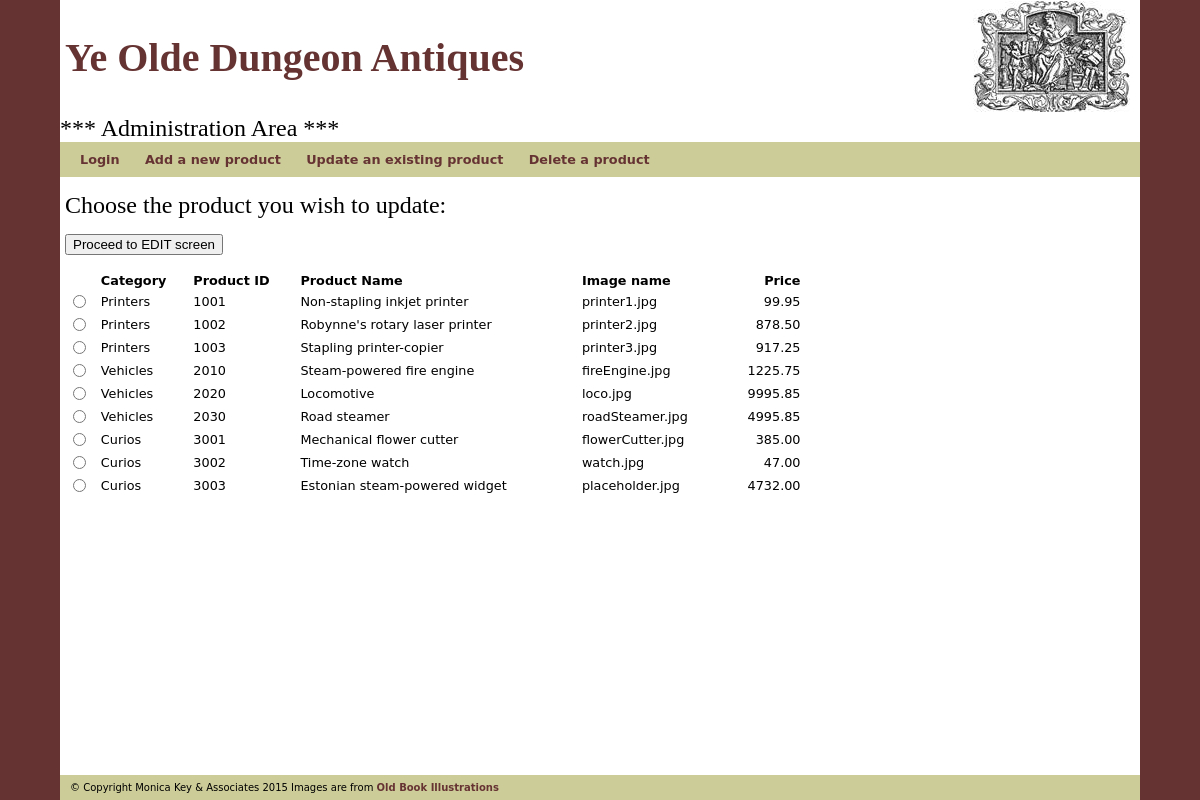
The page /antiques/public_html/web_admin/updateProduct.php (signed in) on the database its author committed.
### tables this page shows
CREATE TABLE Product (
	productID	integer(5) PRIMARY KEY NOT NULL,
	categoryID 	tinyint NOT NULL,
	pName		  varchar(40),
	pPrice		float(6,2),
	pImage		varchar(30) COMMENT 'image filename',
	FOREIGN KEY (categoryID) REFERENCES Category(categoryID)
);

CREATE TABLE Category (
	categoryID	tinyint PRIMARY KEY NOT NULL,
	cDesc		varchar(25)
);

### antiques/public_html/web_admin/updateProduct.php (the view, shortened to what this page needs)
<?php
	require('../../incAdmin/incHead.php');
	require_once('../../incAdmin/adminConnect.php');
?>
<h2>Choose the product you wish to update:</h2>
<?php
if ($_SESSION['loggedIn']) {
?>
<form id="frmUpdateProduct" method="post" action="updateProduct.php">
<p><br />
<input type="submit" name="cmdSubmit" id="cmdSubmit" value="Proceed to EDIT screen" />
  	<br /><br />
<?php
  $sql = 'SELECT c.cDesc, p.productID, p.pName, p.pPrice, p.pImage FROM Category as c, Product as p WHERE c.categoryID = p.categoryID';
  $stmt = $db->prepare($sql);
	$stmt->execute();
	$stmt->bind_result($cDesc, $productID, $pName, $pPrice, $pImage);
	print '<table width="70%">';
	print '<tr><th>&#160;</th>';
	print '<th class="leftText">Category</th>';
	print '<th class="leftText">Product ID</th>';
	print '<th class="leftText">Product Name</th>';
	print '<th class="leftText">Image name</th>';
	print '<th class="rightText">Price</th></tr>';
	while ($stmt->fetch()) {
	    print "\n<tr>";
		print '<td>';
			print '<input type="radio" name="rdoChooseRec" id="rdoChooseRec" value="' . $productID . '" />';
		print '</td>';
		print '<td>';
			print $cDesc;
		print '</td>';
		print '<td>';
			print $productID;
		print '</td>';
		print '<td>';
			print $pName;
		print '</td>';
		print '<td>';
			print $pImage;
		print '</td>';
		print '<td class="rightText">';
			printf("%0.2f", $pPrice);
		print '</td>';
	    print '</tr>';
	}
?>
</table>
</p>
</form>
<?php
}
else {
    	print 'ERROR: you are not authorised to access this page';
}
require('../../incAdmin/incFoot.php');
?>

### antiques/public_html/css/main.css (style rules this page uses)
html, body { height: 100%; }
body { background-color: #633; color: #000; font: 0.8em Verdana,"Bitstream Vera Sans", "DejaVu Sans", Arial, sans-serif; margin: 0 5% 0 5%; overflow-y: scroll; }
p, h2, header, footer, nav { margin: 0; padding: 0; }
h2 { font: 18pt Georgia,serif; }
.rightText { text-align: right; }
.leftText { text-align: left; }

### rows shown on the page
product: categoryID.cDesc "Printers", productID "1001", pName "Non-stapling inkjet printer", pImage "printer1.jpg", pPrice "99.95"
product: categoryID.cDesc "Printers", productID "1002", pName "Robynne's rotary laser printer", pImage "printer2.jpg", pPrice "878.50"
product: categoryID.cDesc "Printers", productID "1003", pName "Stapling printer-copier", pImage "printer3.jpg", pPrice "917.25"
product: categoryID.cDesc "Vehicles", productID "2010", pName "Steam-powered fire engine", pImage "fireEngine.jpg", pPrice "1225.75"
product: categoryID.cDesc "Vehicles", productID "2020", pName "Locomotive", pImage "loco.jpg", pPrice "9995.85"
product: categoryID.cDesc "Vehicles", productID "2030", pName "Road steamer", pImage "roadSteamer.jpg", pPrice "4995.85"
product: categoryID.cDesc "Curios", productID "3001", pName "Mechanical flower cutter", pImage "flowerCutter.jpg", pPrice "385.00"
product: categoryID.cDesc "Curios", productID "3002", pName "Time-zone watch", pImage "watch.jpg", pPrice "47.00"
product: categoryID.cDesc "Curios", productID "3003", pName "Estonian steam-powered widget", pImage "placeholder.jpg", pPrice "4732.00"
